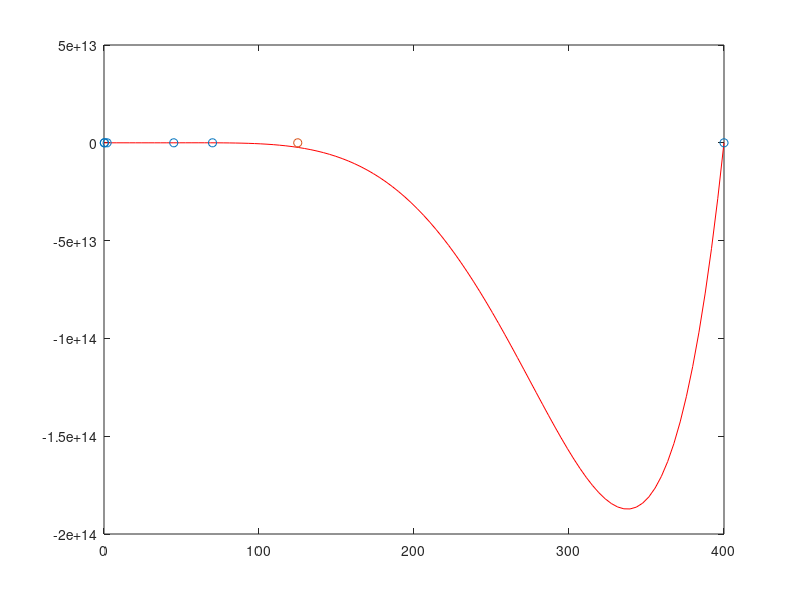

The MATLAB source for this figure:
# CS 131: Numerical Methods
# Programming Exercise 3.2: Kleibest Fit

X = [400, 70, 45, 2, 0.3, 0.16];
Y = [270, 82, 50, 4.8, 1.45, 0.97];
m = 125;

s = (size(X))(2);
A = zeros(s);
A = ones(s, 1);
for i = 2:s
  for j = 2:i
    prod = 1;
    for k = 1:j-1
      prod = prod*(X(i)-X(k));
    end
    A(i, j) = prod;
  end
end
x = (A\Y')';

dom = linspace(min(X), max(X), 100);
poly = 0;
for i = 1:s
  prod = 1;
  for j = 1:i-1
    prod = prod.*(dom' - X(j));
  end
  poly = poly + dom'.*prod;
end
plot(dom, poly, 'r', X, Y, 'o');
hold on;

poly = [];
for i = 1:s
  prod = 1;
  for j = 1:i-1
    prod = prod*(m - X(j));
  end
  poly = [poly, x(i)*prod];
end
disp(sum(poly));
plot(m, sum(poly), 'o');